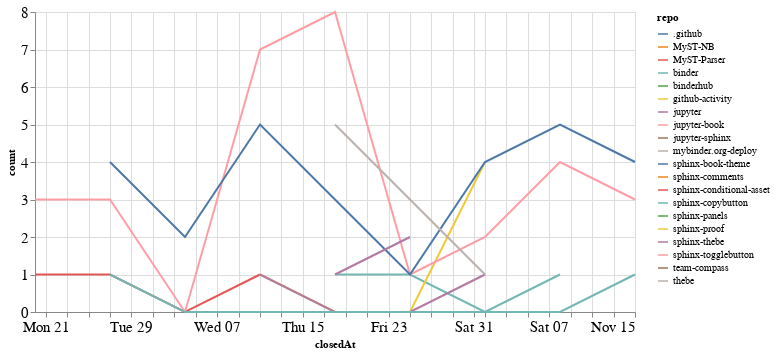

The code cell stored with this chart in its notebook:
### Code cell
closed_by_time = closed_by.groupby('repo').resample('W', on='closedAt').count()['author'].reset_index()
closed_by_time = closed_by_time.rename(columns={'author': 'count'})

alt.Chart(closed_by_time, width=600).mark_line().encode(
    x='closedAt',
    y='count',
    color='repo',
    tooltip="repo"
)

### Figure 1 — Vega-Lite specification as saved in the notebook (floating-point values rounded to 4 significant figures)
{"config": {"axisLeft": {"labelFontSize": 15}, "axisBottom": {"labelFontSize": 15}}, "data": {"name": "data-d609a92f1df56e104bdabe7b6ac7ad39"}, "mark": "line", "encoding": {"color": {"type": "nominal", "field": "repo"}, "tooltip": {"type": "nominal", "field": "repo"}, "x": {"type": "temporal", "field": "closedAt"}, "y": {"type": "quantitative", "field": "count"}}, "width": 600, "$schema": "https://vega.github.io/schema/vega-lite/v4.8.1.json", "datasets": {"data-d609a92f1df56e104bdabe7b6ac7ad39": [{"repo": ".github", "closedAt": "2020-11-08T00:00:00", "count": 1}, {"repo": "MyST-NB", "closedAt": "2020-11-08T00:00:00", "count": 1}, {"repo": "MyST-Parser", "closedAt": "2020-09-20T00:00:00", "count": 1}, {"repo": "MyST-Parser", "closedAt": "2020-09-27T00:00:00", "count": 1}, {"repo": "MyST-Parser", "closedAt": "2020-10-04T00:00:00", "count": 0}, {"repo": "MyST-Parser", "closedAt": "2020-10-11T00:00:00", "count": 1}, {"repo": "binder", "closedAt": "2020-10-18T00:00:00", "count": 1}, {"repo": "binder", "closedAt": "2020-10-25T00:00:00", "count": 1}, {"repo": "binder", "closedAt": "2020-11-01T00:00:00", "count": 0}, {"repo": "binder", "closedAt": "2020-11-08T00:00:00", "count": 0}, {"repo": "binder", "closedAt": "2020-11-15T00:00:00", "count": 1}, {"repo": "binderhub", "closedAt": "2020-11-01T00:00:00", "count": 1}, {"repo": "github-activity", "closedAt": "2020-10-11T00:00:00", "count": 1}, {"repo": "github-activity", "closedAt": "2020-10-18T00:00:00", "count": 0}, {"repo": "github-activity", "closedAt": "2020-10-25T00:00:00", "count": 0}, {"repo": "github-activity", "closedAt": "2020-11-01T00:00:00", "count": 4}, {"repo": "jupyter", "closedAt": "2020-10-11T00:00:00", "count": 1}, {"repo": "jupyter", "closedAt": "2020-10-18T00:00:00", "count": 0}, {"repo": "jupyter", "closedAt": "2020-10-25T00:00:00", "count": 0}, {"repo": "jupyter", "closedAt": "2020-11-01T00:00:00", "count": 1}, {"repo": "jupyter-book", "closedAt": "2020-09-20T00:00:00", "count": 3}, {"repo": "jupyter-book", "closedAt": "2020-09-27T00:00:00", "count": 3}, {"repo": "jupyter-book", "closedAt": "2020-10-04T00:00:00", "count": 0}, {"repo": "jupyter-book", "closedAt": "2020-10-11T00:00:00", "count": 7}, {"repo": "jupyter-book", "closedAt": "2020-10-18T00:00:00", "count": 8}, {"repo": "jupyter-book", "closedAt": "2020-10-25T00:00:00", "count": 1}, {"repo": "jupyter-book", "closedAt": "2020-11-01T00:00:00", "count": 2}, {"repo": "jupyter-book", "closedAt": "2020-11-08T00:00:00", "count": 4}, {"repo": "jupyter-book", "closedAt": "2020-11-15T00:00:00", "count": 3}, {"repo": "jupyter-sphinx", "closedAt": "2020-09-27T00:00:00", "count": 1}, {"repo": "mybinder.org-deploy", "closedAt": "2020-10-18T00:00:00", "count": 1}, {"repo": "sphinx-book-theme", "closedAt": "2020-09-27T00:00:00", "count": 4}, {"repo": "sphinx-book-theme", "closedAt": "2020-10-04T00:00:00", "count": 2}, {"repo": "sphinx-book-theme", "closedAt": "2020-10-11T00:00:00", "count": 5}, {"repo": "sphinx-book-theme", "closedAt": "2020-10-18T00:00:00", "count": 3}, {"repo": "sphinx-book-theme", "closedAt": "2020-10-25T00:00:00", "count": 1}, {"repo": "sphinx-book-theme", "closedAt": "2020-11-01T00:00:00", "count": 4}, {"repo": "sphinx-book-theme", "closedAt": "2020-11-08T00:00:00", "count": 5}, {"repo": "sphinx-book-theme", "closedAt": "2020-11-15T00:00:00", "count": 4}, {"repo": "sphinx-comments", "closedAt": "2020-09-27T00:00:00", "count": 1}, {"repo": "sphinx-conditional-asset", "closedAt": "2020-10-25T00:00:00", "count": 2}, {"repo": "sphinx-copybutton", "closedAt": "2020-09-27T00:00:00", "count": 1}, {"repo": "sphinx-copybutton", "closedAt": "2020-10-04T00:00:00", "count": 0}, {"repo": "sphinx-copybutton", "closedAt": "2020-10-11T00:00:00", "count": 0}, {"repo": "sphinx-copybutton", "closedAt": "2020-10-18T00:00:00", "count": 0}, {"repo": "sphinx-copybutton", "closedAt": "2020-10-25T00:00:00", "count": 0}, {"repo": "sphinx-copybutton", "closedAt": "2020-11-01T00:00:00", "count": 0}, {"repo": "sphinx-copybutton", "closedAt": "2020-11-08T00:00:00", "count": 1}, {"repo": "sphinx-panels", "closedAt": "2020-10-18T00:00:00", "count": 1}, {"repo": "sphinx-proof", "closedAt": "2020-09-27T00:00:00", "count": 1}, {"repo": "sphinx-thebe", "closedAt": "2020-10-18T00:00:00", "count": 1}, {"repo": "sphinx-thebe", "closedAt": "2020-10-25T00:00:00", "count": 2}, {"repo": "sphinx-togglebutton", "closedAt": "2020-10-25T00:00:00", "count": 3}, {"repo": "team-compass", "closedAt": "2020-10-11T00:00:00", "count": 1}, {"repo": "thebe", "closedAt": "2020-10-18T00:00:00", "count": 5}, {"repo": "thebe", "closedAt": "2020-10-25T00:00:00", "count": 3}, {"repo": "thebe", "closedAt": "2020-11-01T00:00:00", "count": 1}]}}
